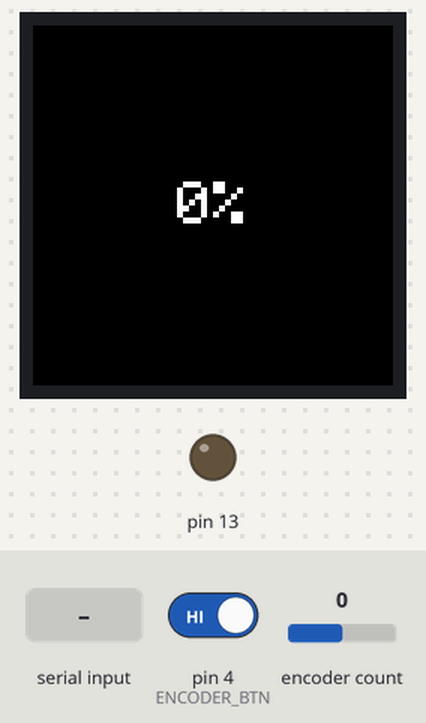
A sketch run on a simulated Arduino Uno, built with avr-gcc and run on an emulated ATmega328P. Parts: 240×240 colour display, output pins drawn as LEDs (lit = HIGH). Inputs (shaded band) come from the test bench; at power-on: pin 4 (ENCODER_BTN) HIGH, encoder count 0. What the sketch prints to the serial monitor is not drawn.

Above: at 1.4 s.
1.5 s: "MUTE\n" received over Serial
At 1.8 s:
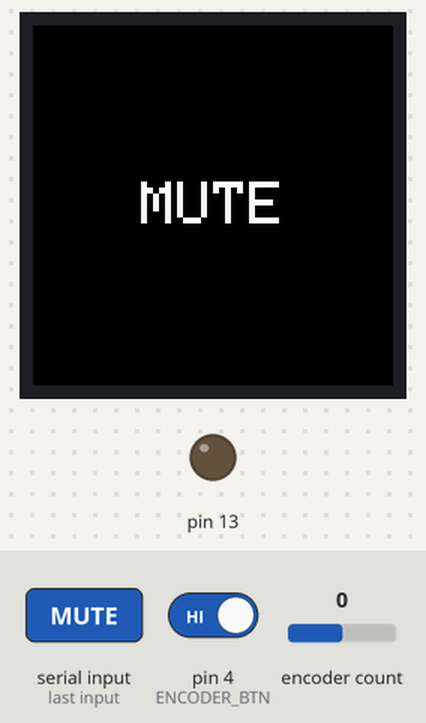
4.5 s: "90,45\n" received over Serial
At 5.4 s:
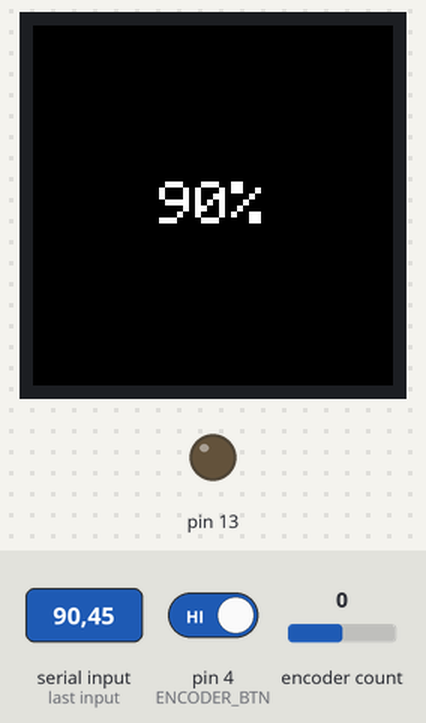
Timing chart, 0 to 7.5 s (numbered marks = the images above; inputs shaded):
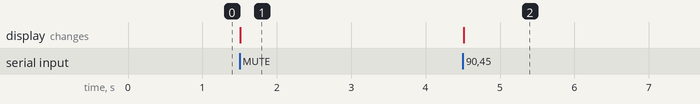

Measured:
- after the input at 1.5 s, the display: changes at once (image 1)
- after the input at 4.5 s, the display: changes at once (image 2)

The sketch:

ChangeVolume.ino
```cpp
#include <SPI.h>
#include <Adafruit_GFX.h>
#include <Adafruit_GC9A01A.h>
#include <Encoder.h>

#define TFT_DC   9
#define TFT_CS   10
#define TFT_RST  8

#define ENCODER_BTN 4
Encoder myEnc(3, 2);
unsigned long lastEvent = 0;

Adafruit_GC9A01A tft(TFT_CS, TFT_DC, TFT_RST);

int volume = 0;
int lastVolume = -1;
long oldPos = 0;

bool mute = false;
unsigned long buttonDownTime = 0;
bool inMenu = false;
int displayMode = 0;
bool backlightOn = true;

int16_t centerX, centerY;

void setup() {
  pinMode(13, OUTPUT);
  digitalWrite(13, LOW);

  Serial.begin(9600);
  pinMode(ENCODER_BTN, INPUT_PULLUP);

  tft.begin();
  tft.fillScreen(GC9A01A_BLACK);

  centerX = tft.width() / 2;
  centerY = tft.height() / 2;

  DrawVolume(volume);

  Serial.println("NAME:Change_Volume1");
}

void loop() {
  HandleEncoder();
  HandleButton();
  HandleSerial();
}

void DrawVolume(int vol){
  char buf[10];
  sprintf(buf, "%d%%", vol);
  DrawText(buf);
}

void DrawText(const char* txt) {
  tft.fillRect(centerX - 50, centerY - 20, 100, 40, GC9A01A_BLACK);

  tft.setTextColor(GC9A01A_WHITE);
  tft.setTextSize(4);

  int16_t x1, y1;
  uint16_t w, h;
  tft.getTextBounds(txt, 0, 0, &x1, &y1, &w, &h);

  tft.setCursor(centerX - w / 2, centerY - h / 2);
  tft.print(txt);
}

// === Обработка вращения энкодера ===
void HandleEncoder() {
  long newPos = myEnc.read() / 4;

  if (newPos != oldPos) {// && !inMenu)
    if (millis() - lastEvent > 30) {
      if (newPos > oldPos) Serial.println("UP");
      else Serial.println("DOWN");
      oldPos = newPos;
      lastEvent = millis();
    }
    else {
      myEnc.write(oldPos * 4); // сбрасываем в предыдущее положение
    }
  }
}

// === Обработка кнопки энкодера ===
void HandleButton() {
  static bool wasPressed = false;
  bool pressed = digitalRead(ENCODER_BTN) == LOW;

  if(pressed && !wasPressed){
    buttonDownTime = millis();
  }

  if(!pressed && wasPressed){
    unsigned long pressDuration = millis() - buttonDownTime;
    if (pressDuration > 50 && pressDuration < 800) {
      Serial.println("MUTE");
      if (!mute) DrawVolume(volume);
    }
    else if (pressDuration > 800) {
      // длинное → меню
      Serial.println("MENU");
      // inMenu = !inMenu;
      // if (inMenu) showMenu();
      // else redrawVolume();
    }
  }

  wasPressed = pressed;
}

// === Приём данных от Python (проценты громкости) ===
void HandleSerial() {
  if (Serial.available()) {
    String line = Serial.readStringUntil('\n');
    if(line == "MUTE") {
      DrawText("MUTE");
      mute = true;
      lastVolume = 0;
    }
    else {
      mute = false;
      volume = line.toInt();
      if (!mute && volume != lastVolume && !inMenu) {
        DrawVolume(volume);
        lastVolume = volume;
      }
    }
  }
}
```
